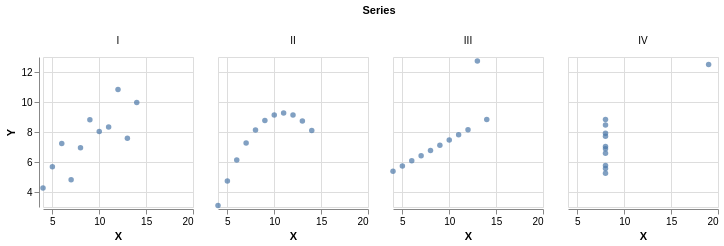

Describe this chart as a Vega-Lite specification.
### Vega-Lite specification from a JSON file in a GitHub repository (floating-point values rounded to 4 significant figures)
{"encoding": {"y": {"scale": {"zero": false}, "field": "Y", "type": "quantitative"}, "x": {"scale": {"zero": false}, "field": "X", "type": "quantitative"}, "column": {"field": "Series", "type": "nominal"}}, "$schema": "https://vega.github.io/schema/vega-lite/v2.4.1.json", "data": {"values": [{"Y": 8.04, "Series": "I", "X": 10}, {"Y": 6.95, "Series": "I", "X": 8}, {"Y": 7.58, "Series": "I", "X": 13}, {"Y": 8.81, "Series": "I", "X": 9}, {"Y": 8.33, "Series": "I", "X": 11}, {"Y": 9.96, "Series": "I", "X": 14}, {"Y": 7.24, "Series": "I", "X": 6}, {"Y": 4.26, "Series": "I", "X": 4}, {"Y": 10.84, "Series": "I", "X": 12}, {"Y": 4.81, "Series": "I", "X": 7}, {"Y": 5.68, "Series": "I", "X": 5}, {"Y": 9.14, "Series": "II", "X": 10}, {"Y": 8.14, "Series": "II", "X": 8}, {"Y": 8.74, "Series": "II", "X": 13}, {"Y": 8.77, "Series": "II", "X": 9}, {"Y": 9.26, "Series": "II", "X": 11}, {"Y": 8.1, "Series": "II", "X": 14}, {"Y": 6.13, "Series": "II", "X": 6}, {"Y": 3.1, "Series": "II", "X": 4}, {"Y": 9.13, "Series": "II", "X": 12}, {"Y": 7.26, "Series": "II", "X": 7}, {"Y": 4.74, "Series": "II", "X": 5}, {"Y": 7.46, "Series": "III", "X": 10}, {"Y": 6.77, "Series": "III", "X": 8}, {"Y": 12.74, "Series": "III", "X": 13}, {"Y": 7.11, "Series": "III", "X": 9}, {"Y": 7.81, "Series": "III", "X": 11}, {"Y": 8.84, "Series": "III", "X": 14}, {"Y": 6.08, "Series": "III", "X": 6}, {"Y": 5.39, "Series": "III", "X": 4}, {"Y": 8.15, "Series": "III", "X": 12}, {"Y": 6.42, "Series": "III", "X": 7}, {"Y": 5.73, "Series": "III", "X": 5}, {"Y": 6.58, "Series": "IV", "X": 8}, {"Y": 5.76, "Series": "IV", "X": 8}, {"Y": 7.71, "Series": "IV", "X": 8}, {"Y": 8.84, "Series": "IV", "X": 8}, {"Y": 8.47, "Series": "IV", "X": 8}, {"Y": 7.04, "Series": "IV", "X": 8}, {"Y": 5.25, "Series": "IV", "X": 8}, {"Y": 12.5, "Series": "IV", "X": 19}, {"Y": 5.56, "Series": "IV", "X": 8}, {"Y": 7.91, "Series": "IV", "X": 8}, {"Y": 6.89, "Series": "IV", "X": 8}]}, "width": 150, "config": {"view": {"height": 300, "width": 400}}, "height": 150, "mark": "circle"}
